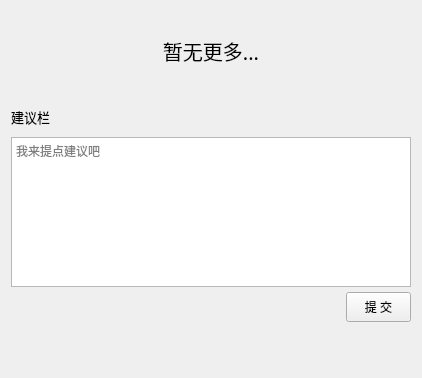
           <widget class="QWidget" name="page_more">
            <layout class="QGridLayout" name="gridLayout_72">
             <item row="0" column="0">
              <widget class="QLabel" name="label_8">
               <property name="minimumSize">
                <size>
                 <width>0</width>
                 <height>80</height>
                </size>
               </property>
               <property name="maximumSize">
                <size>
                 <width>16777215</width>
                 <height>80</height>
                </size>
               </property>
               <property name="font">
                <font>
                 <family>微软雅黑</family>
                 <pointsize>15</pointsize>
                 <bold>false</bold>
                </font>
               </property>
               <property name="text">
                <string>暂无更多...</string>
               </property>
               <property name="alignment">
                <set>Qt::AlignCenter</set>
               </property>
              </widget>
             </item>
             <item row="1" column="0">
              <widget class="QWidget" name="widget_20" native="true">
               <property name="minimumSize">
                <size>
                 <width>400</width>
                 <height>230</height>
                </size>
               </property>
               <property name="maximumSize">
                <size>
                 <width>400</width>
                 <height>230</height>
                </size>
               </property>
               <layout class="QGridLayout" name="gridLayout_71">
                <property name="leftMargin">
                 <number>0</number>
                </property>
                <property name="topMargin">
                 <number>0</number>
                </property>
                <property name="rightMargin">
                 <number>0</number>
                </property>
                <property name="bottomMargin">
                 <number>0</number>
                </property>
                <property name="spacing">
                 <number>0</number>
                </property>
                <item row="0" column="0">
                 <widget class="QLabel" name="label_11">
                  <property name="minimumSize">
                   <size>
                    <width>0</width>
                    <height>30</height>
                   </size>
                  </property>
                  <property name="maximumSize">
                   <size>
                    <width>70</width>
                    <height>30</height>
                   </size>
                  </property>
                  <property name="font">
                   <font>
                    <family>微软雅黑</family>
                    <pointsize>10</pointsize>
                    <bold>false</bold>
                   </font>
                  </property>
                  <property name="text">
                   <string>建议栏</string>
                  </property>
                 </widget>
                </item>
                <item row="1" column="0" colspan="3">
                 <widget class="QTextEdit" name="textEdit_suggest">
                  <property name="minimumSize">
                   <size>
                    <width>400</width>
                    <height>150</height>
                   </size>
                  </property>
                  <property name="maximumSize">
                   <size>
                    <width>400</width>
                    <height>150</height>
                   </size>
                  </property>
                  <property name="inputMethodHints">
                   <set>Qt::ImhNone</set>
                  </property>
                  <property name="frameShape">
                   <enum>QFrame::StyledPanel</enum>
                  </property>
                  <property name="frameShadow">
                   <enum>QFrame::Sunken</enum>
                  </property>
                  <property name="lineWidth">
                   <number>1</number>
                  </property>
                  <property name="midLineWidth">
                   <number>0</number>
                  </property>
                  <property name="horizontalScrollBarPolicy">
                   <enum>Qt::ScrollBarAlwaysOff</enum>
                  </property>
                  <property name="placeholderText">
                   <string>我来提点建议吧</string>
                  </property>
                 </widget>
                </item>
                <item row="2" column="0" colspan="2">
                 <spacer name="horizontalSpacer_41">
                  <property name="orientation">
                   <enum>Qt::Horizontal</enum>
                  </property>
                  <property name="sizeHint" stdset="0">
                   <size>
                    <width>332</width>
                    <height>20</height>
                   </size>
                  </property>
                 </spacer>
                </item>
                <item row="2" column="2">
                 <widget class="QPushButton" name="btn_submitSuggest">
                  <property name="minimumSize">
                   <size>
                    <width>65</width>
                    <height>30</height>
                   </size>
                  </property>
                  <property name="maximumSize">
                   <size>
                    <width>65</width>
                    <height>30</height>
                   </size>
                  </property>
                  <property name="text">
                   <string>提 交</string>
                  </property>
                 </widget>
                </item>
                <item row="0" column="1" colspan="2">
                 <widget class="QLabel" name="lab_suggestTip">
                  <property name="font">
                   <font>
                    <family>微软雅黑</family>
                    <pointsize>8</pointsize>
                   </font>
                  </property>
                  <property name="text">
                   <string/>
                  </property>
                  <property name="alignment">
                   <set>Qt::AlignBottom|Qt::AlignLeading|Qt::AlignLeft</set>
                  </property>
                 </widget>
                </item>
               </layout>
              </widget>
             </item>
             <item row="2" column="0">
              <spacer name="verticalSpacer_30">
               <property name="orientation">
                <enum>Qt::Vertical</enum>
               </property>
               <property name="sizeHint" stdset="0">
                <size>
                 <width>20</width>
                 <height>40</height>
                </size>
               </property>
              </spacer>
             </item>
            </layout>
           </widget>
